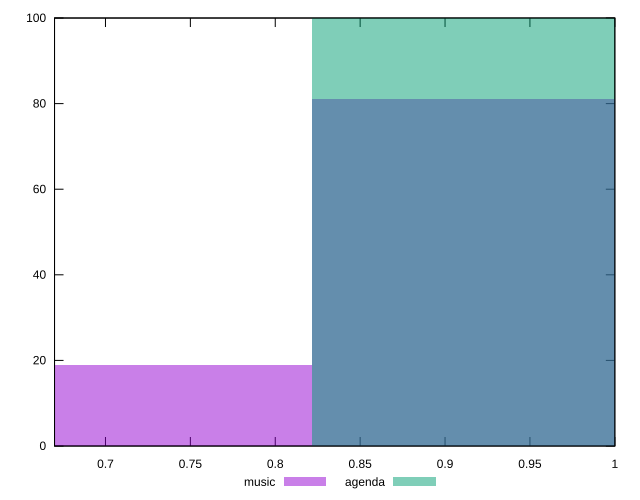

gnuplot code for this plot:
reset

$music <<EOF
0.7303455299287237 19
0.9129319124109047 81
EOF

$agenda <<EOF
0.9129319124109047 100
EOF

set key outside below
set boxwidth 0.18258638248218093
set xrange [0.67:1]
set yrange [0:100]
set trange [0:100]
set style fill transparent solid 0.5 noborder
set terminal svg size 640, 500 enhanced background rgb 'white'
set output "reports/report_00032_2021-02-25T10-28-15.087Z/meta/score/comparison/histogram/0_vs_1.svg"

plot $music title "music" with boxes, \
     $agenda title "agenda" with boxes

reset
